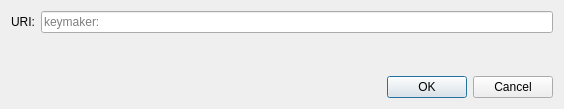
<?xml version="1.0" encoding="UTF-8"?>
<ui version="4.0">
 <class>OpenURIDialog</class>
 <widget class="QDialog" name="OpenURIDialog">
  <property name="geometry">
   <rect>
    <x>0</x>
    <y>0</y>
    <width>564</width>
    <height>109</height>
   </rect>
  </property>
  <property name="windowTitle">
   <string>Open URI</string>
  </property>
  <layout class="QVBoxLayout" name="verticalLayout">
   <item>
    <layout class="QHBoxLayout" name="horizontalLayout">
     <item>
      <widget class="QLabel" name="label">
       <property name="text">
        <string>URI:</string>
       </property>
      </widget>
     </item>
     <item>
      <widget class="QValidatedLineEdit" name="uriEdit">
       <property name="placeholderText">
        <string notr="true">keymaker:</string>
       </property>
      </widget>
     </item>
    </layout>
   </item>
   <item>
    <spacer name="verticalSpacer">
     <property name="orientation">
      <enum>Qt::Vertical</enum>
     </property>
     <property name="sizeHint" stdset="0">
      <size>
       <width>20</width>
       <height>40</height>
      </size>
     </property>
    </spacer>
   </item>
   <item>
    <widget class="QDialogButtonBox" name="buttonBox">
     <property name="orientation">
      <enum>Qt::Horizontal</enum>
     </property>
     <property name="standardButtons">
      <set>QDialogButtonBox::Cancel|QDialogButtonBox::Ok</set>
     </property>
    </widget>
   </item>
  </layout>
 </widget>
 <customwidgets>
  <customwidget>
   <class>QValidatedLineEdit</class>
   <extends>QLineEdit</extends>
   <header>qt/qvalidatedlineedit.h</header>
  </customwidget>
 </customwidgets>
 <resources/>
 <connections>
  <connection>
   <sender>buttonBox</sender>
   <signal>accepted()</signal>
   <receiver>OpenURIDialog</receiver>
   <slot>accept()</slot>
   <hints>
    <hint type="sourcelabel">
     <x>248</x>
     <y>254</y>
    </hint>
    <hint type="destinationlabel">
     <x>157</x>
     <y>274</y>
    </hint>
   </hints>
  </connection>
  <connection>
   <sender>buttonBox</sender>
   <signal>rejected()</signal>
   <receiver>OpenURIDialog</receiver>
   <slot>reject()</slot>
   <hints>
    <hint type="sourcelabel">
     <x>316</x>
     <y>260</y>
    </hint>
    <hint type="destinationlabel">
     <x>286</x>
     <y>274</y>
    </hint>
   </hints>
  </connection>
 </connections>
</ui>
